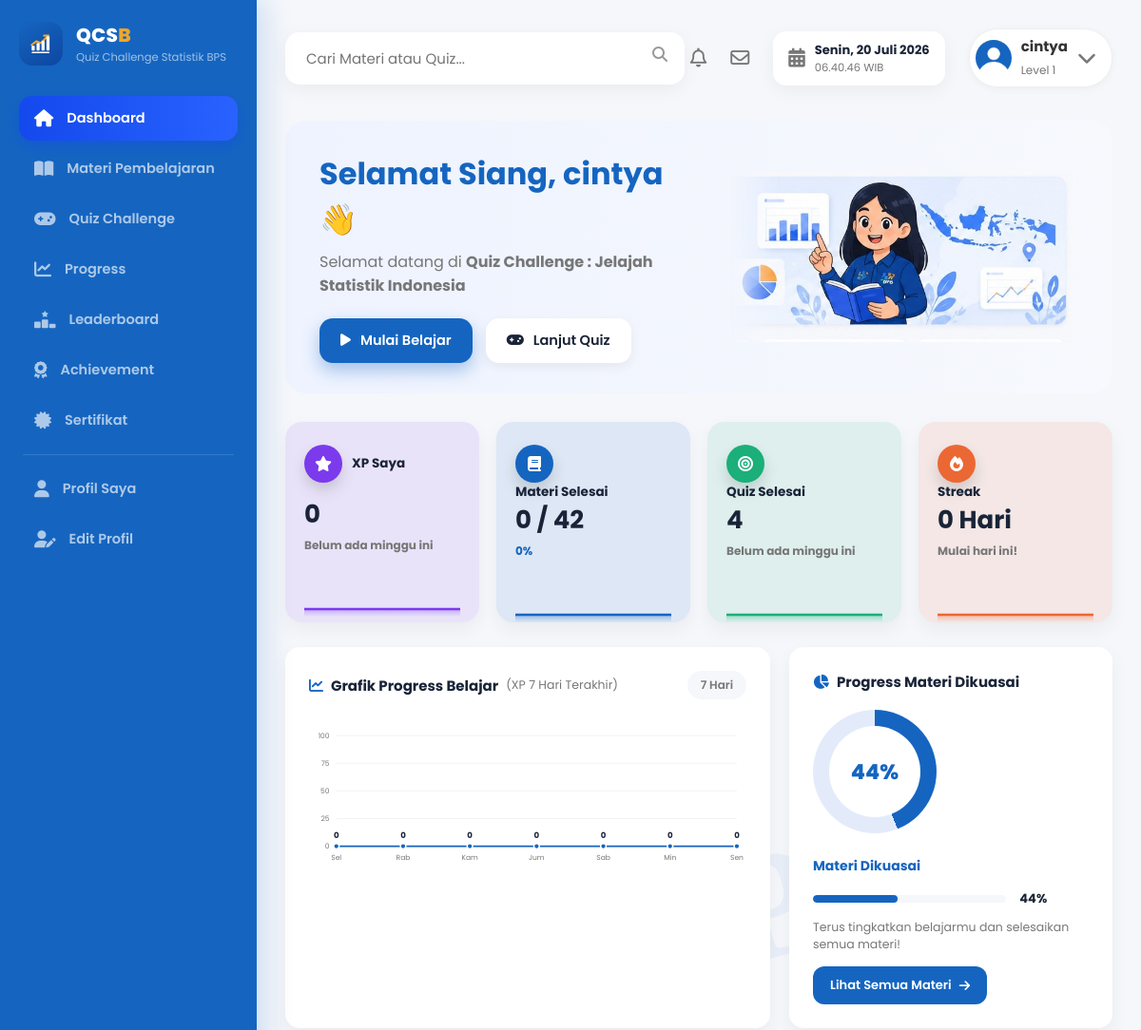
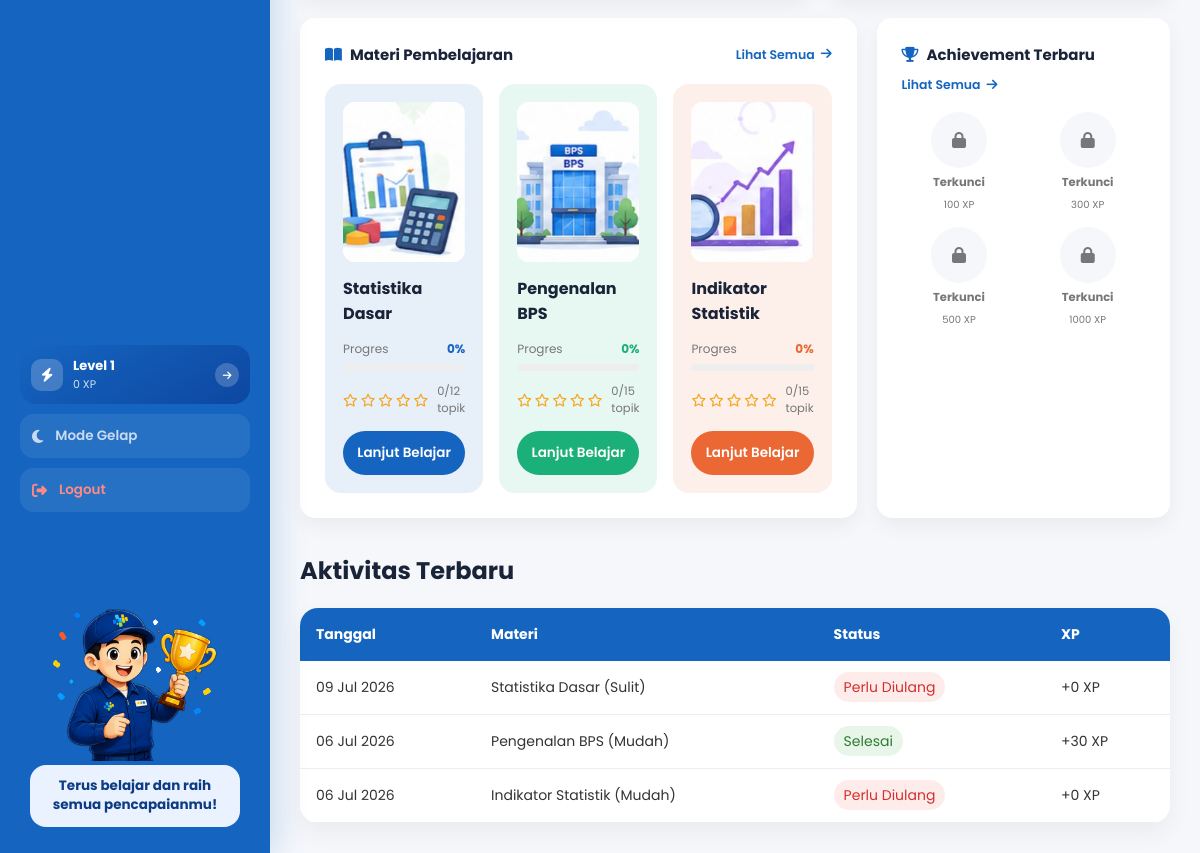
The app's page /pengguna/dashboard.php (signed in) with its own data (2 pictures, top to bottom).
### tables this page shows
CREATE TABLE `users` (
  `id` int NOT NULL,
  `nama` varchar(100) NOT NULL,
  `email` varchar(100) NOT NULL,
  `password` varchar(255) NOT NULL,
  `foto` varchar(255) DEFAULT 'default.png',
  `level` int DEFAULT '1',
  `xp` int DEFAULT '0',
  `created_at` timestamp NULL DEFAULT CURRENT_TIMESTAMP
);

CREATE TABLE `kategori` (
  `id` int NOT NULL,
  `nama` varchar(100) NOT NULL,
  `icon` varchar(100) DEFAULT NULL,
  `deskripsi` text
);

CREATE TABLE `hasil_quiz` (
  `id` int NOT NULL,
  `user_id` int DEFAULT NULL,
  `kategori_id` int DEFAULT NULL,
  `level` enum('Mudah','Sedang','Sulit') DEFAULT 'Mudah',
  `score` int DEFAULT NULL,
  `xp` int DEFAULT NULL,
  `tanggal` timestamp NULL DEFAULT CURRENT_TIMESTAMP
);

### pengguna/dashboard.php (the view, shortened to what the rows shown need)
<?php
require __DIR__ . "/../inc/auth.php";
require __DIR__ . "/../inc/functions.php";
function renderSparklineUser($data, $color, $width = 160, $height = 52) {
    static $spCounter = 0;
    $n = count($data);
    $max = max($data);
    $min = min($data);
    $range = max(1, $max - $min);
    $padY = 8;
    $stepX = $width / ($n - 1);
    $pts = [];
    foreach ($data as $i => $v) {
        $x = round($i * $stepX, 2);
        $y = round($padY + ($height - $padY * 2) * (1 - ($v - $min) / $range), 2);
        $pts[] = [$x, $y];
    }
    $path = "M {$pts[0][0]},{$pts[0][1]} ";
    for ($i = 1; $i < $n - 1; $i++) {
        $mx = round(($pts[$i][0] + $pts[$i + 1][0]) / 2, 2);
        $my = round(($pts[$i][1] + $pts[$i + 1][1]) / 2, 2);
        $path .= "Q {$pts[$i][0]},{$pts[$i][1]} {$mx},{$my} ";
    }
    $secondLast = $pts[$n - 2];
    $last = $pts[$n - 1];
    $path .= "Q {$secondLast[0]},{$secondLast[1]} {$last[0]},{$last[1]}";
    $areaPath = $path . " L {$width},{$height} L 0,{$height} Z";
    $gid = 'uSparkGrad' . (++$spCounter);
    return '<svg viewBox="0 0 ' . $width . ' ' . $height . '" class="sparkline" preserveAspectRatio="none" aria-hidden="true">'
        . '<defs><linearGradient id="' . $gid . '" x1="0" y1="0" x2="0" y2="1">'
        . '<stop offset="0%" stop-color="' . $color . '" stop-opacity="0.35"/>'
        . '<stop offset="100%" stop-color="' . $color . '" stop-opacity="0"/>'
        . '</linearGradient></defs>'
        . '<path d="' . e($areaPath) . '" fill="url(#' . $gid . ')" stroke="none"/>'
        . '<path d="' . e($path) . '" fill="none" stroke="' . $color . '" stroke-width="2.5" stroke-linecap="round" stroke-linejoin="round"/>'
        . '</svg>';
}
$progress = getProgress($conn, $user_id);
$totalMateri = mysqli_fetch_assoc(mysqli_query($conn, "SELECT COUNT(*) c FROM materi"))['c'];
$totalQuizDikerjakan = 0;
foreach ($progress as $kat) {
    foreach ($kat['levels'] as $best) {
        if ($best !== null) $totalQuizDikerjakan++;
    }
}
$stmt = mysqli_prepare($conn, "SELECT COUNT(*) c FROM materi_progress WHERE user_id=? AND status='selesai'");
mysqli_stmt_bind_param($stmt, "i", $user_id);
mysqli_stmt_execute($stmt);
$materiSelesaiCount = (int) mysqli_fetch_assoc(mysqli_stmt_get_result($stmt))['c'];
$totalMateriPerKategoriMap = [];
$res = mysqli_query($conn, "SELECT kategori_id, COUNT(*) c FROM materi GROUP BY kategori_id");
while ($row = mysqli_fetch_assoc($res)) {
    $totalMateriPerKategoriMap[$row['kategori_id']] = (int) $row['c'];
}
$selesaiPerKategoriMap = [];
$kategoriWarnaUser = ['#1565C0', '#1baf7a', '#eb6834'];
$kategoriBannerKartu = [
    'Statistika Dasar' => 'qc-illus-statistika.jpg',
    'Pengenalan BPS' => 'qc-illus-bps.jpg',
    'Indikator Statistik' => 'qc-illus-indikator.jpg',
];
$progressKategoriCard = [];
$idx = 0;
foreach ($progress as $kategoriId => $kat) {
    $totalMateriKat = $totalMateriPerKategoriMap[$kategoriId] ?? 0;
    $selesaiKat = $selesaiPerKategoriMap[$kategoriId] ?? 0;
    $persenKat = $totalMateriKat > 0 ? (int) round(($selesaiKat / $totalMateriKat) * 100) : 0;
    $bintang = round(($persenKat / 100) * 5 * 2) / 2;
    $progressKategoriCard[] = [
        'id' => $kategoriId,
        'nama' => $kat['nama'],
        'icon' => $kat['icon'],
        'warna' => $kategoriWarnaUser[$idx % 3],
        'total' => $totalMateriKat,
        'selesai' => $selesaiKat,
        'persen' => $persenKat,
        'bintang' => $bintang,
    ];
    $idx++;
}
$streakUser = getUserStreak($conn, $user_id);
$stmt = mysqli_prepare($conn, "
    SELECT h.tanggal, h.score, h.xp, k.nama AS kategori, h.level
    FROM hasil_quiz h
    JOIN kategori k ON h.kategori_id = k.id
    WHERE h.user_id = ?
    ORDER BY h.tanggal DESC
    LIMIT 3
");
mysqli_stmt_bind_param($stmt, "i", $user_id);
mysqli_stmt_execute($stmt);
$aktivitas = mysqli_stmt_get_result($stmt);
$xpQuizPerTanggal = [];
$xpMateriPerTanggal = [];
$dataXp = [];
for ($i = 6; $i >= 0; $i--) {
    $tgl = date('Y-m-d', strtotime("-$i day"));
    $xpHariIni = ($xpQuizPerTanggal[$tgl] ?? 0) + ($xpMateriPerTanggal[$tgl] ?? 0);
    $dataXp[] = $xpHariIni;
}
$xpMingguIni = 0;
$jam = (int) date('G');
if ($jam < 12) {
    $sapaan = 'Selamat Pagi';
} elseif ($jam < 15) {
    $sapaan = 'Selamat Siang';
} elseif ($jam < 18) {
    $sapaan = 'Selamat Sore';
} else {
    $sapaan = 'Selamat Malam';
}
?>
<!DOCTYPE html>
<html lang="id">
<head>
<link rel="stylesheet" href="assets/css/style.css?v=<?= filemtime(__DIR__ . '/assets/css/style.css'); ?>">
<link rel="stylesheet"
href="https://cdnjs.cloudflare.com/ajax/libs/font-awesome/6.5.2/css/all.min.css">
</head>
<body>
<div class="container">
<?php require __DIR__ . "/../inc/nav.php"; ?>
<main class="content">
<header class="topbar">
<div class="top-menu">
<div class="mini-profile" id="miniProfileWrap">
<img src="assets/img/<?= !empty($user['foto']) ? e($user['foto']) : 'default.png'; ?>">
<div>
<h4><?= e($user['nama']); ?></h4>
<span>Level <?= e($user['level']); ?></span>
</div>
<i class="fa-solid fa-chevron-down mini-profile-caret"></i>
</div>
</div>
</header>
<div class="dashboard-greeting dash-hero">
<div class="dash-hero-text">
<h1>
<?= $sapaan; ?>,
<?= e($user['nama']); ?>
👋
</h1>
<p>
Selamat datang di
<b>Quiz Challenge : Jelajah Statistik Indonesia</b>
</p>
<div class="dash-hero-actions">
<a href="materi.php" class="btn-hero-primary"><i class="fa-solid fa-play"></i> Mulai Belajar</a>
<a href="kategori.php" class="btn-hero-secondary"><i class="fa-solid fa-gamepad"></i> Lanjut Quiz</a>
</div>
</div>
</div>
<section class="dash-stats">
<div class="stat-card-u" style="background:#7C3AED1A">
<div class="stat-card-top-u">
<div class="stat-card-icon-u purple"><i class="fa-solid fa-star"></i></div>
<span class="stat-card-label-u">XP Saya</span>
</div>
<h2><?= (int) $user['xp']; ?></h2>
<?php if ($xpMingguIni > 0) { ?>
<span class="stat-trend-u up"><i class="fa-solid fa-arrow-up"></i> <?= $xpMingguIni; ?> dari minggu lalu</span>
<?php } else { ?>
<span class="stat-trend-u flat">Belum ada minggu ini</span>
<?php } ?>
<div class="stat-card-spark-u"><?= renderSparklineUser($dataXp, '#7C3AED'); ?></div>
</div>
<div class="stat-card-u" style="background:#1565C01A">
<h2><?= $materiSelesaiCount; ?> / <?= (int) $totalMateri; ?></h2>
</div>
<div class="stat-card-u" style="background:#1baf7a1A">
<h2><?= $totalQuizDikerjakan; ?></h2>
</div>
<div class="stat-card-u" style="background:#eb68341A">
<h2><?= $streakUser; ?> Hari</h2>
</div>
</section>
<section class="dash-chart-row">
<div class="dash-panel dash-chart-panel">
<div class="chart-panel-head">
<h2><i class="fa-solid fa-chart-line"></i> Grafik Progress Belajar <span>(XP 7 Hari Terakhir)</span></h2>
</div>
</div>
<div class="dash-panel dash-progress-panel">
<div class="chart-panel-head">
<h2><i class="fa-solid fa-chart-pie"></i> Progress Materi Dikuasai</h2>
</div>
</div>
</section>
<section class="dash-chart-row dash-bottom-row">
<div class="dash-panel dash-materi-panel">
<div class="chart-panel-head">
<h2><i class="fa-solid fa-book-open"></i> Materi Pembelajaran</h2>
</div>
<div class="dash-materi-list">
<?php foreach ($progressKategoriCard as $kat) { ?>
<div class="dash-materi-card" style="background:<?= $kat['warna']; ?>1A">
<?php if (!empty($kategoriBannerKartu[$kat['nama']])): ?>
<div class="dash-materi-banner">
<img src="assets/img/<?= e($kategoriBannerKartu[$kat['nama']]); ?>" alt="<?= e($kat['nama']); ?>">
</div>
<?php endif; ?>
<div class="dash-materi-top">
<b><?= e($kat['nama']); ?></b>
</div>
<div class="dash-materi-progress-row">
<span>Progres</span>
<b style="color:<?= $kat['warna']; ?>"><?= $kat['persen']; ?>%</b>
</div>
<div class="dash-materi-bar-track">
</div>
<div class="dash-materi-stars">
<?php
$penuh = (int) floor($kat['bintang']);
$setengah = ($kat['bintang'] - $penuh) >= 0.5;
for ($s = 0; $s < 5; $s++) {
    if ($s < $penuh) echo '<i class="fa-solid fa-star"></i>';
    elseif ($s == $penuh && $setengah) echo '<i class="fa-solid fa-star-half-stroke"></i>';
    else echo '<i class="fa-regular fa-star"></i>';
}
?>
<span class="dash-materi-stars-text"><?= $kat['selesai']; ?>/<?= $kat['total']; ?> topik</span>
</div>
<a href="materi.php#materi-<?= $kat['id']; ?>" class="btn-lanjut-belajar" style="background:<?= $kat['warna']; ?>">Lanjut Belajar</a>
</div>
<?php } ?>
</div>
</div>
<div class="dash-panel dash-achievement-panel">
<div class="chart-panel-head">
<h2><i class="fa-solid fa-trophy"></i> Achievement Terbaru</h2>
</div>
</div>
</section>
<section class="activity">
<div class="section-title">
<h2>Aktivitas Terbaru</h2>
</div>
<table>
<thead>
<tr>
<th>Tanggal</th>
<th>Materi</th>
<th>Status</th>
<th>XP</th>
</tr>
</thead>
<tbody>
<?php if (mysqli_num_rows($aktivitas) == 0): ?>
<tr>
<td colspan="4" style="text-align:center;">Belum ada aktivitas. Yuk mulai quiz pertamamu!</td>
</tr>
<?php else: while ($row = mysqli_fetch_assoc($aktivitas)):
    if ($row['score'] >= 70) { $statusClass = "success"; $statusText = "Selesai"; }
    elseif ($row['score'] >= 40) { $statusClass = "process"; $statusText = "Cukup"; }
    else { $statusClass = "pending"; $statusText = "Perlu Diulang"; }
?>
<tr>
<td><?= date('d M Y', strtotime($row['tanggal'])); ?></td>
<td><?= e($row['kategori']); ?> (<?= e($row['level']); ?>)</td>
<td>
<span class="<?= $statusClass; ?>">
<?= $statusText; ?>
</span>
</td>
<td>
+<?= (int) $row['xp']; ?> XP
</td>
</tr>
<?php endwhile; endif; ?>
</tbody>
</table>
</section>
</main>
</div>
</body>
</html>

### inc/nav.php (shortened to what the rows shown need)
<aside class="sidebar expanded" id="sidebar">
<div class="logo">
<div>
<h2><span class="logo-qcs">QCS</span><span class="logo-b">B</span></h2>
</div>
</div>
<div class="sidebar-footer">
<a href="profil.php" class="rail-card" title="Level <?= e($user['level'] ?? '1'); ?>">
<span class="rail-card-text">
<b>Level <?= e($user['level'] ?? '1'); ?></b>
<span><?= e($user['xp'] ?? 0); ?> XP</span>
</span>
</a>
</div>
</aside>

### records on screen
users: level "1", xp "0", foto (placeholder picture), nama "cintya"
kategori: shows a picture, nama "Statistika Dasar", persen "0", selesai "0", total "12"
kategori: shows a picture, nama "Pengenalan BPS", persen "0", selesai "0", total "15"
kategori: shows a picture, nama "Indikator Statistik", persen "0", selesai "0", total "15"
hasil_quiz: tanggal "09 Jul 2026", kategori.nama "Statistika Dasar", level "Sulit", score "Perlu Diulang", xp "0"
hasil_quiz: tanggal "06 Jul 2026", kategori.nama "Pengenalan BPS", level "Mudah", score "Selesai", xp "30"
hasil_quiz: tanggal "06 Jul 2026", kategori.nama "Indikator Statistik", level "Mudah", score "Perlu Diulang", xp "0"

### other values on screen
$sapaan "Selamat Siang"
$materiSelesaiCount "0"
$totalMateri "42"
$totalQuizDikerjakan "4"
$streakUser "0"
$gl['nilai'] "0"
$gl['nilai'] "25"
$gl['nilai'] "50"
$gl['nilai'] "75"
$gl['nilai'] "100"
$p['total'] "0"
$p['label'] "Sel"
$p['label'] "Rab"
$p['label'] "Kam"
$p['label'] "Jum"
